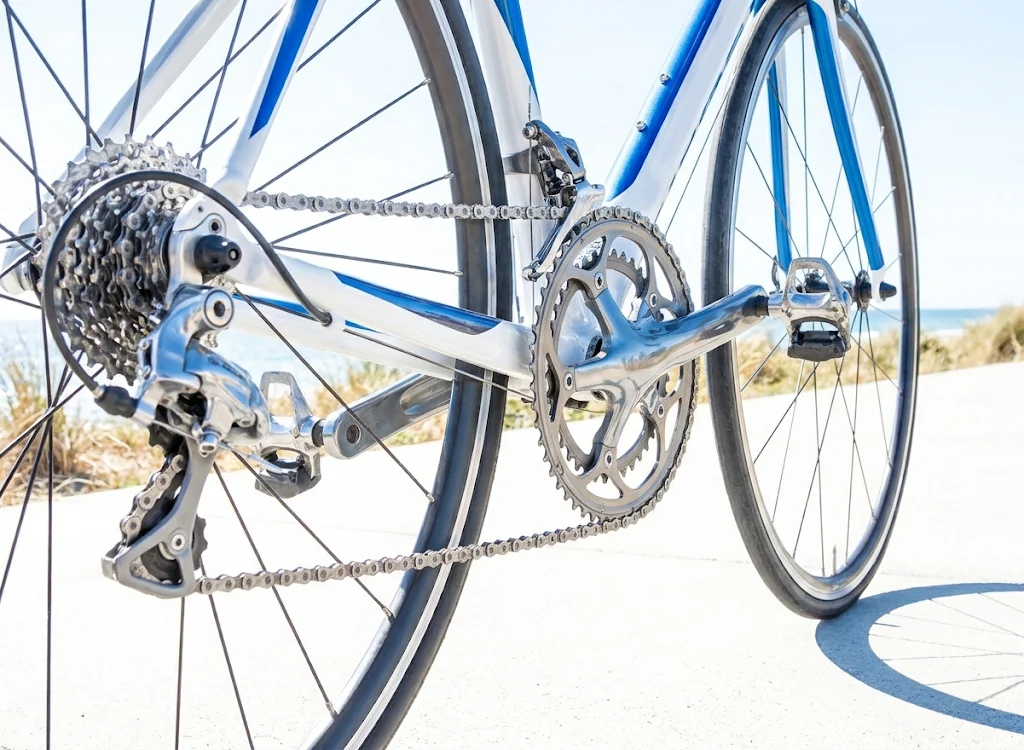
#> input picture Clara_original.webp, 1024 x 750 px
$ python -i fotoapp_v03.py   (imports and definitions only)   (older library calls are emulated)
#> lines starting #> are read from the running program, lines starting #| are printed output that depends on the picture
"""Módulo FotoApp: Herramientas de procesamiento y edición digital de imágenes.
Permite redimensionar fotos para redes sociales, ajustar contraste (Pillow y OpenCV),
aplicar filtros y detectar bordes/contornos mediante consola o importación.

Implementado durante el cursado de: Programación Python Avanzado - Tecnicatura Universitaria en Tecnologías de Programación (UPSO) -
Bajo las cosignas del Proyecto Nº 2: "Procesamiento de imágenes y modelos de regresión con Python"
Segundo Cuatrimestre de 2026 - Fecha Entrega: 17 de Noviembre de 2026
"""

from PIL import Image, ImageOps, ImageFilter, ImageEnhance
import matplotlib.pyplot as plt
import numpy as np
import cv2
import os

import time
import requests


# Inicio de codigo de implementacion:
# A. Diccionarios y otros
# B. Bloque de funciones solicitadas
# C. main (para interactuar con usuario por consola)


### como opcion, extra, se puede dar nombre a un imagen junto con la creacion de una carpeta
### en la implelentación se deja comentada, de manera que solo genere un archivo (al pasar por mostrar_comparar o cargar_imagen)
### dentro de la carpeta donde se este trabajando con las imagenes.


  # esto se usa (sacando las triples comillas) para guardar ls imagenes dentro de una carpeta
  # se debe retirar tambien las comillas dentro de las funciones: 1) cargar_imagen y 2) mostrar_comparar

Nueva_carpeta = "fotos_editadas"   # damos nombre a variable: "NuevaCarpeta"
    # Crea la carpeta si no existe; si ya existe de antes, no tira error (exist_ok=True)
# [1 line not run here, left out]


#  ------ --- A

#### Definimos los (tres) diccionarios que usaremos desde distintas funciones

redes_sociales = {
    "1": {"nombre": "Instagram", "dimensiones": (1080, 1080)},
    "2": {"nombre": "Facebook", "dimensiones": (1200, 630)},
    "3": {"nombre": "Twitter", "dimensiones": (1200, 675)},
    "4": {"nombre": "YouTube", "dimensiones": (1280, 720)}
    }


filtros_pillow = {
    "1": {"nombre": "Desenfoque (BLUR)", "filtro": ImageFilter.BLUR, "codigo": "BLUR"},
    "2": {"nombre": "Contorno (CONTOUR)", "filtro": ImageFilter.CONTOUR, "codigo": "CONTOUR" },
    "3": {"nombre": "Detalle (DETAIL)", "filtro": ImageFilter.DETAIL, "codigo": "DETAIL"},
    "4": {"nombre": "Realce de bordes (EDGE_ENHANCE)", "filtro": ImageFilter.EDGE_ENHANCE, "codigo": "EDGE_ENHANCE"},
    "5": {"nombre": "Realce intenso (EDGE_ENHANCE_MORE)",
        "filtro": ImageFilter.EDGE_ENHANCE_MORE, "codigo": "EDGE_ENHANCE_MORE"},
    "6": {"nombre": "Relieve (EMBOSS)", "filtro": ImageFilter.EMBOSS, "codigo": "EMBOSS"},
    "7": {"nombre": "Detección de bordes (FIND_EDGES)", "filtro": ImageFilter.FIND_EDGES, "codigo": "FIND_EDGES"},
    "8": {"nombre": "Nitidez (SHARPEN)", "filtro": ImageFilter.SHARPEN, "codigo": "SHARPEN"},
    "9": {"nombre": "Suavizado (SMOOTH)", "filtro": ImageFilter.SMOOTH, "codigo": "SMOOTH"}
    }

tecnicas_contornos = {
    "1": {"nombre": "Bordes Canny", "codigo": "CANNY"},
    "2": {"nombre": "Umbralización Adaptativa", "codigo": "UMBRAL"},
    "3": {"nombre": "Filtro de Gradiente Sobel", "codigo": "SOBEL"}
    }

# ---  -- Termina código de los tres diccionarios implementados :)

# ---- B.
# Comienza las definicion de las dinstintas funciones implemantadas:

# [50 lines left out: function cargar_imagen, not called in this run]

# termina "cargar_imagen"

# -- --    -

def mostrar_comparar(img_original, img_procesada, titulo_derecha, nombre_archivo):

  """Esta Función muestra en conjunto la foto original y la foto editada en dos columnas.
  Para poder comparar los cambios antes y después de aplicada una dada transformación sobre la imagen.
  Finalmente se guarda en 'disco'.

  Puede ser usarsa con PIL y OpenCV.  e imagenes en ByN

  Esta función puede ser llamada por el usuario o invocada por una de las funciones que aplican
  transformaciones a la imagen.  """

  # Convertimos las imagenes ent/sal a una matriz NumPy que nos permite unificar Pillow y OpenCV
  orig_arr = np.asarray(img_original)
  proc_arr = np.asarray(img_procesada)

  plt.figure(figsize=(14, 7))

  # Imagen Original
  plt.subplot(1, 2, 1)
  plt.imshow(orig_arr, cmap="gray", vmin=0, vmax=255)
  plt.title("Original", fontweight="bold", size=16)
  plt.axis("off")

  # Imagen Transformada
  plt.subplot(1, 2, 2)
  plt.imshow(proc_arr, cmap="gray", vmin=0, vmax=255)
  plt.title(titulo_derecha, fontweight="bold", size=16)
  plt.axis("off")

  plt.subplots_adjust(wspace=0.025)
  # Guardado portable (se hace siempre ANTES de plt.show())

  """
   # (*A) guardar archivo
  plt.savefig(nombre_archivo)
  plt.show()
  """

  # para usar, sacando triple comillas, para guardar en carpeta (NOTA: comentar lineas relac. a: (*A))
  ruta_con_carpeta = os.path.join(Nueva_carpeta, nombre_archivo)
  plt.savefig(ruta_con_carpeta)
  plt.show()

# termina "mostrar_comparar"

# -- -  --

### Funciones para ajuste de constrante:

# 1. Ajustar constrante mediante Pillow y libreria ImageOps
# 2. Ajustar constrante mediante OpenCV (cv2) / CLAHE
# 3. Ajustar constrante mediante Pillow y libreria ImageEnhance (factor: pasado por defecto)

# -- 1

# [32 lines left out: function ajustar_contraste_pil, not called in this run]


# --- 2

def ajustar_contraste_cv2(ruta_imagen):
  """
  Esta función Ecualiza el contraste de forma adaptativa (CLAHE) usando OpenCV,
    soporta imágenes en blanco y negro o a color, muestra juntas la imagen original y
    la transformada para ser comparadas (invoca para esto a otra función)
    guarda la figura con nombre único.
    """
#> called with ruta_imagen = 'Clara_original.webp'

  # Limpiamos comillas y leemos la imagen tal cual viene (gris o color)
  ruta_limpia = ruta_imagen.strip("\"' ")
  img = cv2.imread(ruta_limpia, cv2.IMREAD_UNCHANGED)  # lee la matriz sin cambiarla, 1, 3 o 4 canales
#> img is the input picture: shape (750, 1024, 3); mean B, G, R 210.7, 206.2, 200.2

  # herramienta CLAHE (cuadrícula 8x8 y límite  ruido 2.0)
  clahe = cv2.createCLAHE(clipLimit=2.0, tileGridSize=(8, 8))

  # Verificamos si es escala de grises (2 dimensiones) o color (3 dimensiones)
  if img.ndim == 2:
    img_original_mostrar = img
    img_final_mostrar = clahe.apply(img)
  else:
    # Tomamos los 3 canales BGR.  (solo 3 , sin el 4to en caso de un PNG con transparencia)
    img_bgr = img[:, :, :3]

    #  pasamos de BGR a RGB para  Matplotlib y usaurio
    img_original_mostrar = cv2.cvtColor(img_bgr, cv2.COLOR_BGR2RGB) # con 4 canales (transp PNG) da error

    # Pasamos a YCrCb para aislar la luz ( i.e., Y) y aplicamos CLAHE solo a Y
    img_ycrcb = cv2.cvtColor(img_bgr, cv2.COLOR_BGR2YCrCb)
#> img_ycrcb: shape (750, 1024, 3); mean of channels 0, 1, 2 204.9, 124.6, 131.2
    y, cr, cb = cv2.split(img_ycrcb)
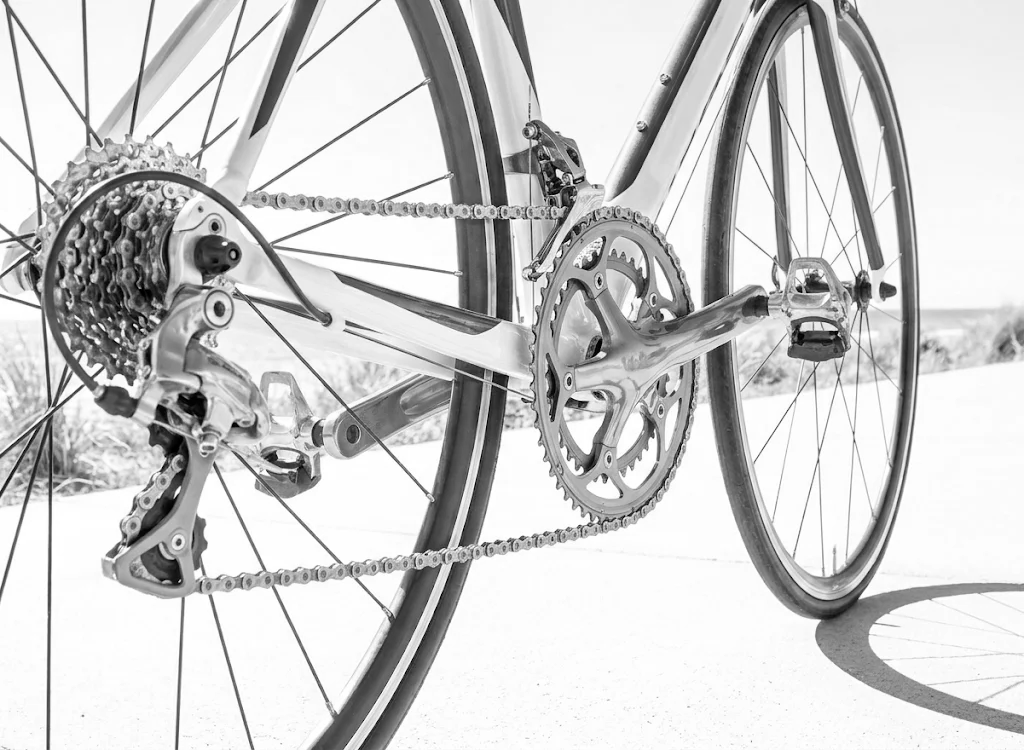
#> y: shape (750, 1024); min 0, max 255, mean 204.9
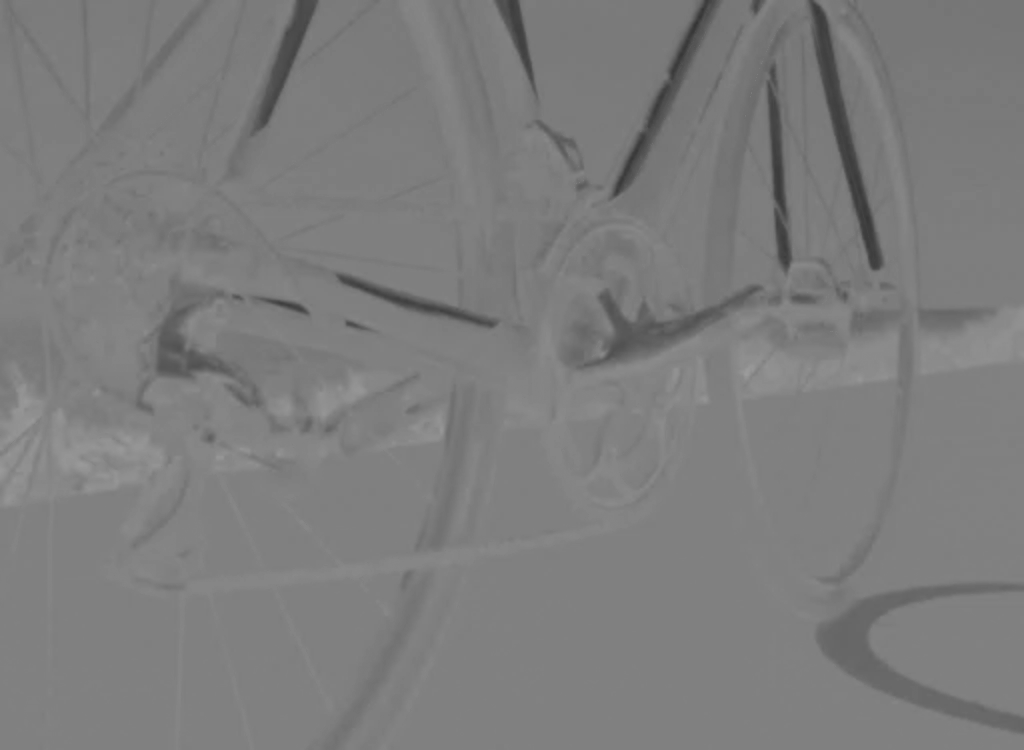
#> cr: shape (750, 1024); min 52, max 156, mean 124.6
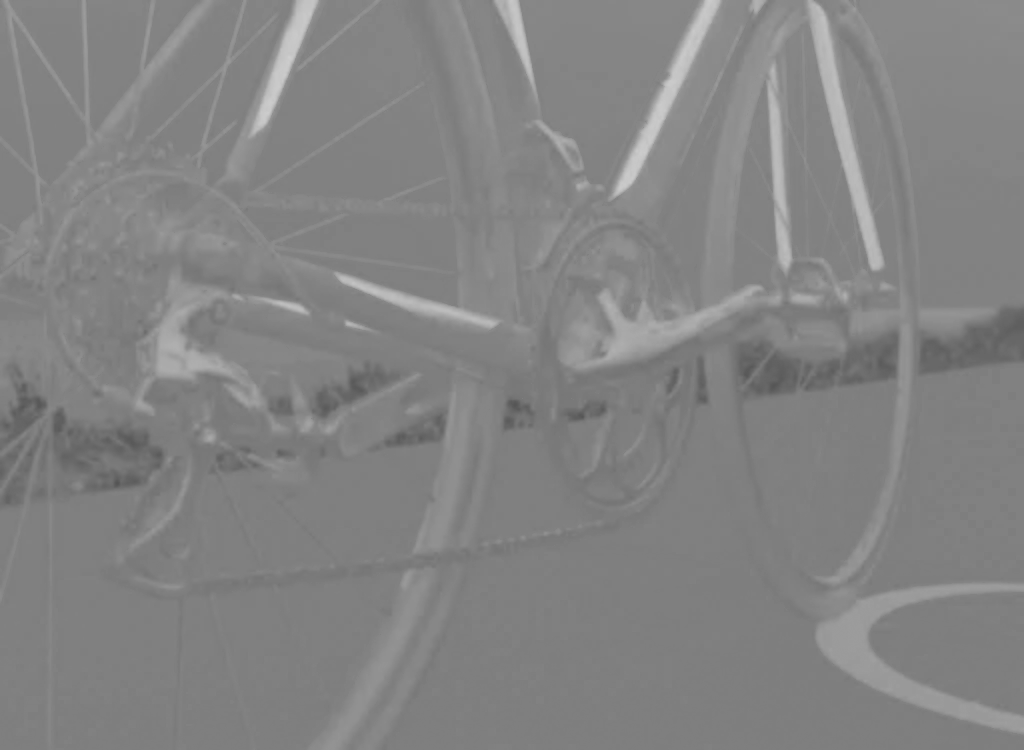
#> cb: shape (750, 1024); min 85, max 207, mean 131.2
    y_ecualizado = clahe.apply(y)
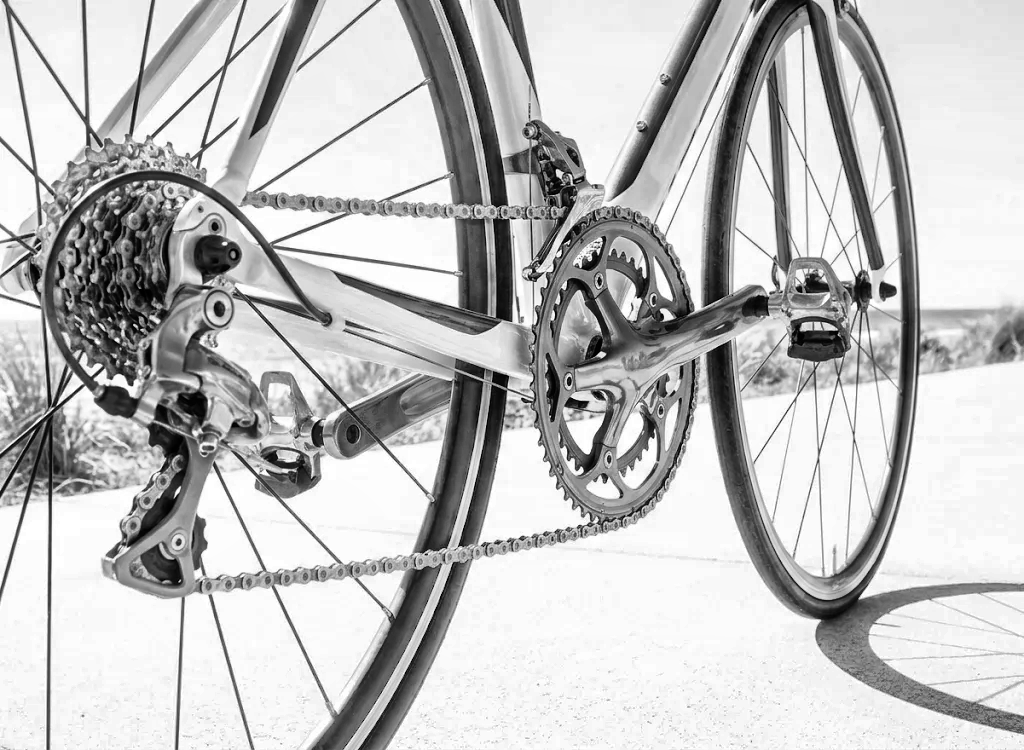
#> y_ecualizado: shape (750, 1024); min 0, max 255, mean 192.5

    # Reconstruimos en BGR y pasamos a RGB para graficar bien en mostrar_comparar
    img_final_bgr = cv2.cvtColor(
        cv2.merge((y_ecualizado, cr, cb)), cv2.COLOR_YCrCb2BGR) # de YCrCb a BGR (Cv2)
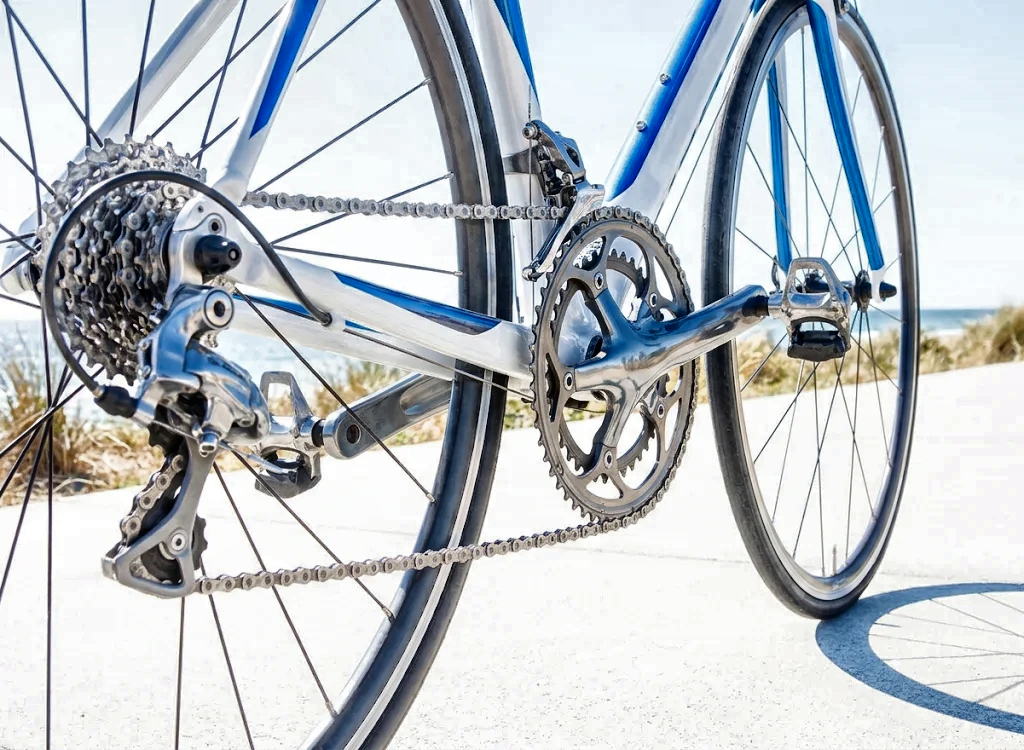
#> img_final_bgr: shape (750, 1024, 3); mean B, G, R 198.2, 193.8, 188
    img_final_mostrar = cv2.cvtColor(img_final_bgr, cv2.COLOR_BGR2RGB) # a RGB

  # Armamos el nombre salida e invocamos a la func. "mostrar_comparar"
  nombre_base = os.path.basename(ruta_limpia)
  nombre_salida = f"editada_contraste_cv2_{nombre_base}"

  mostrar_comparar(img_original_mostrar, img_final_mostrar, "Contraste con CLAHE (OpenCV)",
      nombre_salida)

#  ---  3

# [330 lines left out: functions contraste_pillow_factor, aplicar_filtros, detectar_bordes_opciones, detectar_bordes_sensible, descargar_imagen_url, main, not called in this run]


# [2 lines not run here, left out]

>>> result = ajustar_contraste_cv2('Clara_original.webp')
